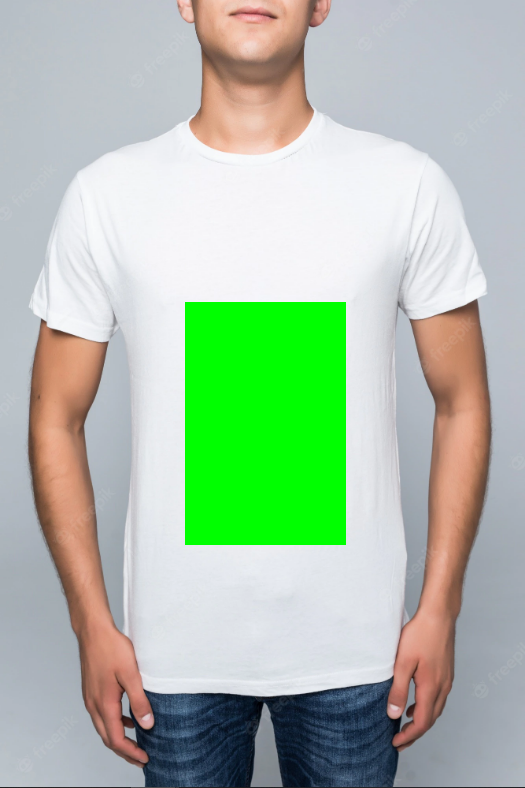
#> input picture PrimeiroTeste/camisaAlt.png, 525 x 788 px, found by its file name
$ python itStampAlt.py
#> lines starting #> are read from the running program, lines starting #| are printed output that depends on the picture; after the words box and inside, x2 and y2 are one past the last pixel; in counts of white or black regions, pixels touching at a corner belong together
import cv2 as cv
import sys
import numpy as np
from pathlib import Path

# pegando o caminho da imagem
path = Path(sys.path[0])
caminhoImagem = str(path.parent.absolute()) + '\\itStamp\\PrimeiroTeste\\camisaAlt.png'

# pegando a imagem e abrindo numa janela
imagem = cv.imread(caminhoImagem)
#> imagem is the input picture: shape (788, 525, 3); mean B, G, R 169.6, 191.9, 171.6
cv.namedWindow('Imagem Entrada',cv.WINDOW_AUTOSIZE)
cv.imshow('Imagem Entrada', imagem)

# Intervalo de branco para ser encontrado
low_green = np.array([20, 130, 200]) # B G R
high_green = np.array([120, 255, 255])
#hsv = cv.cvtColor(imagem, cv.COLOR_BGR2HSV)

# Manipulação da imagem para colocar a camisa em evidência
imagem1 = cv.cvtColor(imagem, cv.COLOR_BGR2GRAY)
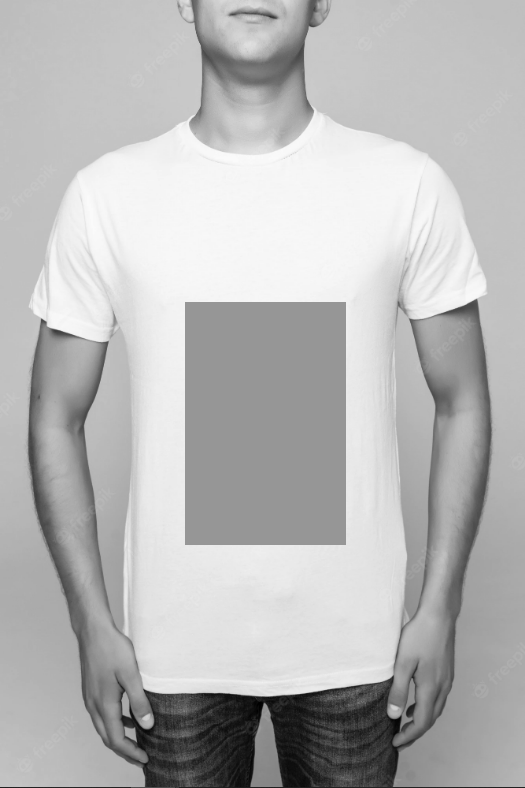
#> imagem1: shape (788, 525); min 0, max 250, mean 183.4
mask1 = cv.inRange(imagem, low_green, high_green)
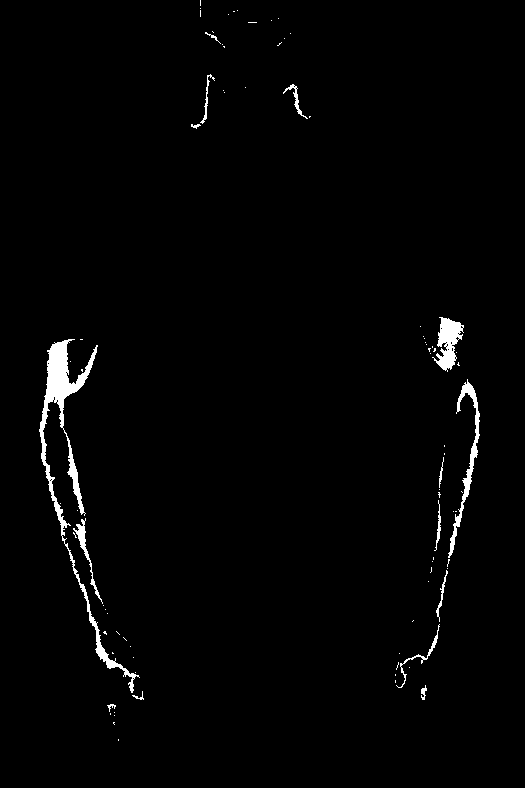
#> mask1: shape (788, 525); 1.6% white; 85 white regions (70 under 20 px), largest, box (x1, y1, x2, y2) and area: (39, 339, 140, 693) 3364, (448, 379, 480, 558) 927, (432, 317, 464, 372) 875
mask1 = cv.morphologyEx(mask1,cv.MORPH_ERODE,cv.getStructuringElement(cv.MORPH_CROSS,(3,3)))
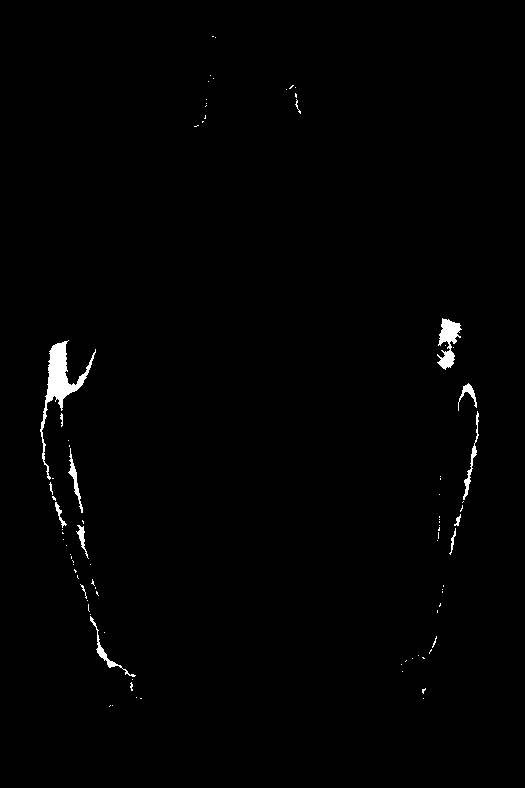
#> mask1: shape (788, 525); 0.88% white; 87 white regions (73 under 20 px), largest, box (x1, y1, x2, y2) and area: (40, 340, 96, 480) 1491, (437, 318, 462, 370) 641, (90, 616, 136, 677) 252
res = cv.bitwise_and(imagem1, mask1)#cv.cvtColor(mask1, cv.COLOR_GRAY2BGR))

cv.namedWindow('Imagem com foco na camisa',cv.WINDOW_AUTOSIZE)
cv.imshow('Imagem com foco na camisa', mask1)

cv.waitKey(0)

# Salva imagem
#cv.imwrite(str(path.parent.absolute()) + "\\itStamp\\PrimeiroTeste\\camisaSegm.png",res)

$ run again, with PrimeiroTeste/camisa1.png copied over PrimeiroTeste/camisaAlt.png
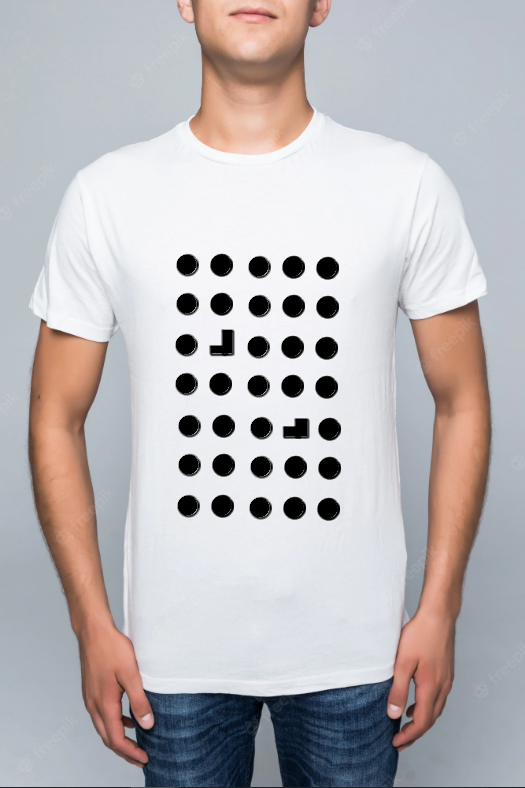
#> input picture PrimeiroTeste/camisa1.png, 525 x 788 px, found by its file name
#> imagem is the input picture: shape (788, 525, 3); mean B, G, R 184.6, 182.6, 186.3
#> `imagem1 = cv.cvtColor(imagem, cv.COLOR_BGR2GRAY)`:
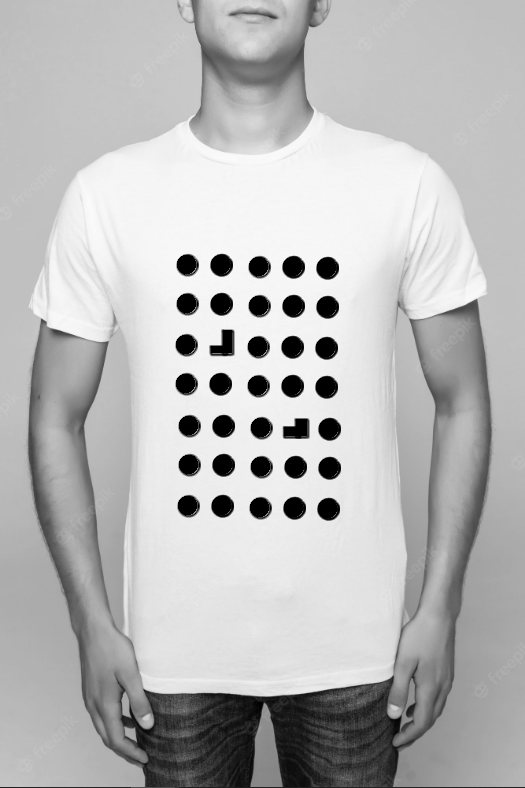
#> imagem1: shape (788, 525); min 0, max 250, mean 183.9
